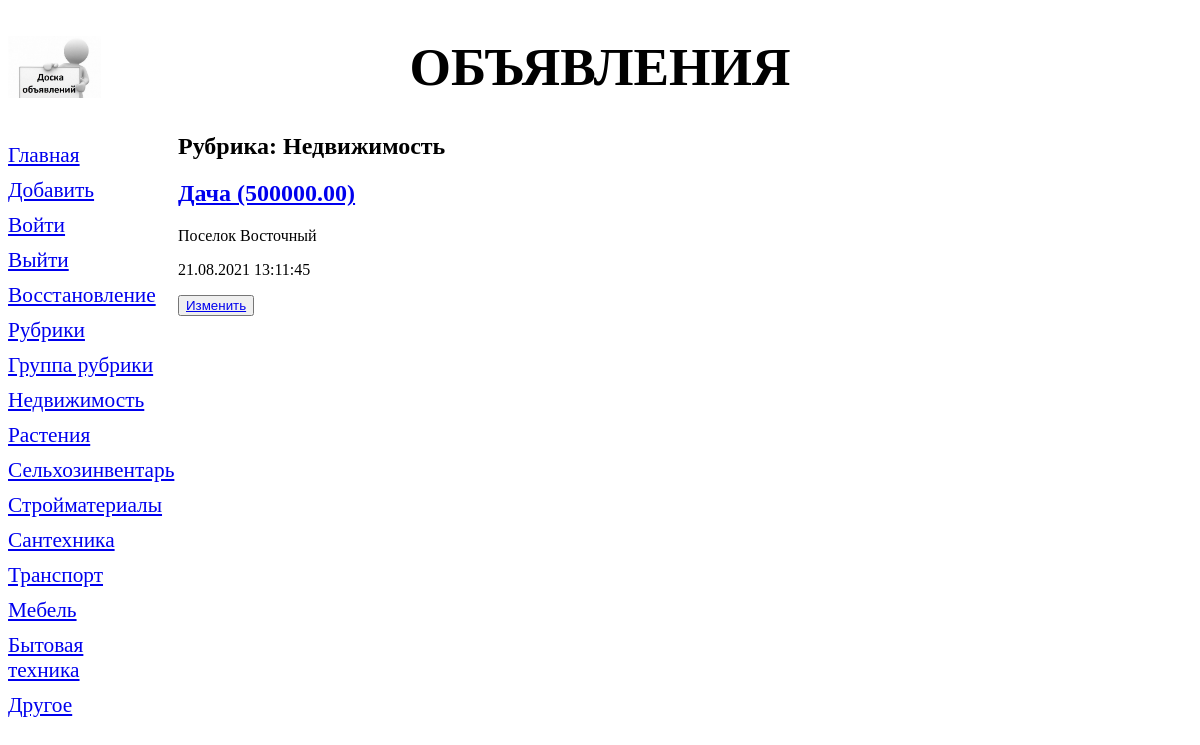
Screenshot of /bboard/1/ with the database file from the repository.
### bboard/models.py (models this page shows, shortened)
class Rubric (models.Model):#клас рубрик
    name = models.CharField(max_length=20, db_index=True, verbose_name='Название')
    order = models.SmallIntegerField(default=0, db_index=True)
    class Meta:
        verbose_name_plural = 'Рубрики'
        verbose_name = 'Рубрика'
        ordering = ['order', 'name']

class Bb(models.Model):#описание полей базы данных (таблица)
    title = models.CharField(max_length=50, verbose_name='Товар',
            validators=[validators.RegexValidator(regex='^.{4,}$')],
            error_messages={'invalid': 'Неправильное название товара'})#добавим валидатор по регулярному выражению
    content = models.TextField(null=True, blank=True, verbose_name='Описание',)
    price = models.FloatField(null=True, blank=True, verbose_name='Цена',
            validators=[validate_even,])#добавили свой валидатор MinMaxValueValidator(1,999999)
    published = models.DateTimeField(auto_now_add=True,db_index=True, verbose_name='Опубликовано')
    rubric = models.ForeignKey('Rubric', null=True,
    on_delete=models.PROTECT, verbose_name='Рубрика')#еще одно поле рубрика, foreignKey поле Первичной модели, 1-ссылка на класс,2 поле не обяз,3 защита от удаления всех полей рубрики какойлибо
    class Meta:#параметры полей и моделей(представление в человеческом виде-ед и мн число и порядок)
        verbose_name_plural = 'Объявления'
        verbose_name = 'Объявление'
        ordering = ['-published','title']#порядок сортировки
        unique_together = (
            ('title', 'published'),
            ('title', 'price', 'rubric')
        )#теперь поля товара и даты должны быть уникальны
        get_latest_by = '-published'
    def title_and_price(self):# функция для функционального поля, выводит название и цену или название
        if self.price:
            return '%s (%.2f)' %(self.title, self.price)
        else:
            return self.title
    title_and_price.short_description = 'Название и цена'

### bboard/views.py (the view)
# urls.py: path('<int:rubric_id>/', by_rubric, name='by_rubric'),#рубрика через функцию
def by_rubric(request, rubric_id):#котролер для разбиения по рубрикам
    bbs = Bb.objects.filter(rubric=rubric_id)#отбор всех экземпляров класса Бб по рубрике =id
    rubrics = Rubric.objects.all()#все рубрики
    current_rubric = Rubric.objects.get(pk=rubric_id)
    context ={'bbs': bbs, 'rubrics':rubrics,
    'current_rubric': current_rubric}#поля шаблона связаны с переменными
    return render(request, 'bboard/by_rubric.html', context)

### bboard/templates/bboard/by_rubric.html (shortened to what this page needs)
{% extends "layout/basic.html" %}
{% block content %}
<h2>Рубрика: {{ current_rubric.name }}</h2>
{% for bb in bbs %}
<div>
    <h2><a href="{% url 'detail' pk=bb.pk %}">{{ bb.title_and_price }}</a></h2>
    <p>{{ bb.content }}</p>
    <p>{{ bb.published|date:"d.m.Y H:i:s" }}</p>
    <button><a href="{% url 'edit' pk=bb.pk %}">Изменить</a></button>
</div>
{% endfor %}
{% endblock %}

### bboard/templates/layout/basic.html (shortened to what this page needs)
{% load static %}
<!DOCTYPE html>
<html>
    <head>
        <link rel="stylesheet" type="text/css" href="{% static 'bboard/style.css' %}">
    </head>
    <body>
        <header>
            <h1>Объявления</h1>
        </header>
        <nav>
            <a href="{% url 'index' %}">Главная</a>
            <a href="{% url 'add' %}">Добавить</a>
            <a href="{% url 'login' %}">Войти</a>
            <a href="{% url 'logout' %}">Выйти</a>
            <a href="{% url 'password_reset' %}">Восстановление</a>
            <a href="{% url 'rubrics' %}">Рубрики</a>
            <a href="{% url 'rubrics_formset' %}">Группа рубрики</a>
            {% for rubric in rubrics %}
            <a href="{{ rubric.get_absolute_url }}">{{ rubric.name }}</a>
            {% endfor %}
        </nav>
        <section>
        {% block content %}
        {% endblock %}
        </section>
    </body>
</html>

### bboard/static/bboard/style.css (style rules this page uses)
header h1 { font-size: 40pt; text-transform: uppercase; text-align: center; background: url("bg.jpg") left/auto 100% no-repeat; }
nav { font-size: 16pt; width: 150px; float: left; }
nav a { display: block; margin: 10px 0px; }
section { margin-left: 170px; }

### rows the page displays
Rubric: name "Недвижимость"
Rubric: name "Растения"
Rubric: name "Сельхозинвентарь"
Rubric: name "Стройматериалы"
Rubric: name "Сантехника"
Rubric: name "Транспорт"
Rubric: name "Мебель"
Rubric: name "Бытовая техника"
Rubric: name "Другое"
Bb: title_and_price "Дача (500000.00)", content "Поселок Восточный", published "21.08.2021 13:11:45"
